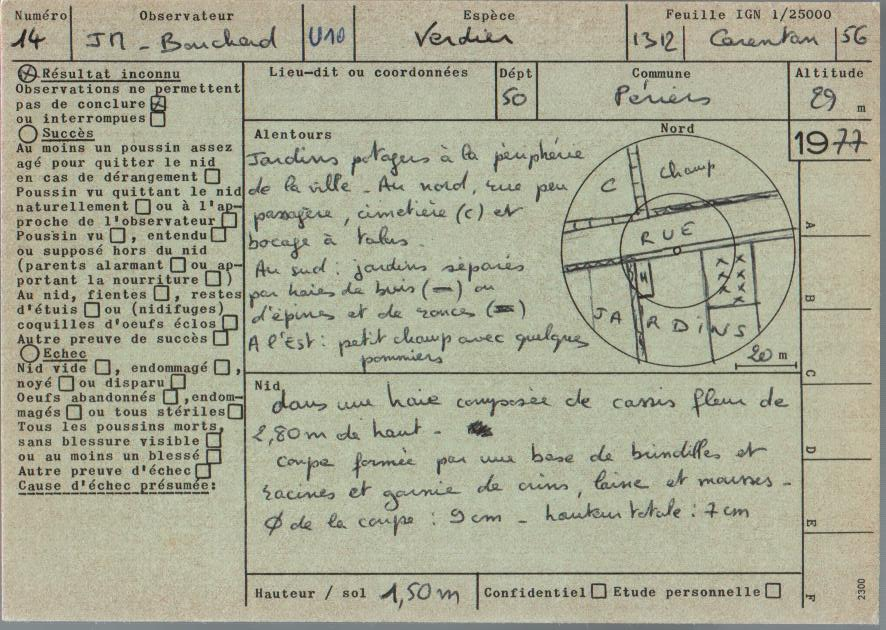
#> input picture test_scans/027-R.jpg, 886 x 630 px; its folder holds 2 pictures in this run
$ python test_screening_threading.py   (older library calls are emulated)
#> lines starting #> are read from the running program, lines starting #| are printed output that depends on the picture
### pipeline.py
"""
pipeline.py - Traitement d'images avec support CUDA
Basé sur sobol_test_pipeline.py (version stable qui fonctionne)

Moteur OCR: Tesseract (excellent pour le français, stable avec CUDA)
"""

import cv2
import numpy as np
import pytesseract
import shutil
import os
import sys

# ============================================================
# CONFIGURATION TESSERACT
# ============================================================

# Vérification auto du path Tesseract
if not shutil.which("tesseract"):
    # Tesseract n'est pas dans le PATH
    possible_paths = [
        r"C:\Program Files\Tesseract-OCR\tesseract.exe",
        r"C:\Program Files (x86)\Tesseract-OCR\tesseract.exe",
        r"/usr/bin/tesseract",
        r"/usr/local/bin/tesseract"
    ]

    found_tesseract = False
    for p in possible_paths:
        if os.path.exists(p):
            pytesseract.pytesseract.tesseract_cmd = p
            print(f"📝 Tesseract trouvé: {p}")
            found_tesseract = True
            break

    if not found_tesseract:
        print("⚠️ Tesseract non trouvé ! Assurez-vous qu'il est installé et dans le PATH.")

# ============================================================
# DÉTECTION CUDA
# ============================================================

USE_CUDA = False
try:
    USE_CUDA = cv2.cuda.getCudaEnabledDeviceCount() > 0
except AttributeError:
    USE_CUDA = False  # OpenCV sans support CUDA compilé

if USE_CUDA:
    cv2.cuda.setDevice(0)
    print(f"✅ GPU CUDA activé ({cv2.cuda.getCudaEnabledDeviceCount()} device(s))")
    print("📝 Moteur OCR: Tesseract + OpenCV CUDA")
else:
    print("⚠️  Mode CPU uniquement")
    print("📝 Moteur OCR: Tesseract")


# ============================================================
# UTILITAIRES GPU/CPU
# ============================================================

# [9 lines left out: function ensure_gpu, not called in this run]


def ensure_cpu(image):
    """Download image du GPU si nécessaire."""
    if USE_CUDA and isinstance(image, cv2.cuda_GpuMat):
        return image.download()
    return image


# ============================================================
# FONCTIONS DE TRAITEMENT (VERSION STABLE)
# ============================================================

def _to_gray_uint8(img):
    """Utilitaire interne : retourne une image 2D uint8."""
    cpu_img = ensure_cpu(img)
    if cpu_img is None:
        return None
    if cpu_img.ndim == 3:
        cpu_img = cv2.cvtColor(cpu_img, cv2.COLOR_BGR2GRAY)
    if cpu_img.dtype != np.uint8:
        cpu_img = cv2.normalize(cpu_img, None, 0, 255, cv2.NORM_MINMAX)
        cpu_img = cpu_img.astype(np.uint8)
    return cpu_img


# [215 lines left out: functions remove_lines_param, normalisation_division, adaptive_denoising, pipeline_complet, pipeline_complet_timed, get_sharpness and 1 more, not called in this run]


def get_tesseract_score(image):
    """Score OCR Tesseract (confiance moyenne).

    Returns:
        Score de confiance moyen (0-100)
    """
    try:
        cpu_img = _to_gray_uint8(image)
        if cpu_img is None:
            return 0.0

        # Pre-resize pour optimiser les grandes images
        if cpu_img.shape[1] > 2500:
            cpu_img = cv2.resize(cpu_img, None, fx=0.5, fy=0.5)

        data = pytesseract.image_to_data(
            cpu_img,
            config='--oem 1 --psm 6',
            output_type=pytesseract.Output.DICT
        )

        confs = []
        for c in data.get('conf', []):
            try:
                v = int(c)
                if v != -1:
                    confs.append(v)
            except (ValueError, TypeError):
                continue

        return sum(confs) / len(confs) if confs else 0.0
    except Exception as e:
        print(f"❌ Erreur Tesseract: {e}")
        return 0.0

# [208 lines left out: functions get_cnr_quality, evaluer_toutes_metriques, evaluer_toutes_metriques_batch, pipeline_blur_clahe, not called in this run]

### optimizer.py
"""
optimizer.py - Logique d'optimisation des paramètres
Gestion des algorithmes d'optimisation (Sobol, Optuna, SciPy)
Correction & durcissement (CUDA/CPU + multiprocessing)
"""

import multiprocessing
from itertools import repeat, zip_longest
import os
import time
import csv
from datetime import datetime
import pipeline


# ============================================================
# LOGGER DE TEMPS (pour analyse post-traitement)
# ============================================================

class TimeLogger:
    """Enregistre les temps de traitement dans un fichier CSV."""

    # [71 lines left out: functions __init__, log, flush, close, not called in this run]


# Instance globale du logger (sera initialisée par run_sobol_screening)
_time_logger = None


# ============================================================
# WORKERS MULTIPROCESSING (MODE CPU)
# ============================================================

# [203 lines left out: functions process_image_fast, evaluate_pipeline, not called in this run]


# ============================================================
# CALCUL DES SCORES BASELINE
# ============================================================

def calculate_baseline_scores(images, use_multiprocessing=True):
    """Calcule les scores OCR des images originales.

    Args:
        images: Liste d'images (numpy arrays)
        use_multiprocessing: Si True, utilise traitement parallèle (défaut: True)

    Returns:
        Liste des scores baseline
    """
    if use_multiprocessing and len(images) > 1:
        # Traitement parallèle (2-3x plus rapide)
        from concurrent.futures import ProcessPoolExecutor
        import multiprocessing as mp

        max_workers = min(mp.cpu_count(), len(images))
        print(f"🚀 Calcul baseline: {len(images)} images avec {max_workers} workers")

        with ProcessPoolExecutor(max_workers=max_workers) as executor:
            baseline_scores = list(executor.map(pipeline.get_tesseract_score, images))

        return baseline_scores
    else:
        # Traitement séquentiel (fallback)
        baseline_scores = []
        for img in images:
            try:
                score = pipeline.get_tesseract_score(img)
            except Exception:
                score = 0.0
            baseline_scores.append(score)
        return baseline_scores


# ============================================================
# UTILITAIRES PARAMÈTRES
# ============================================================

# [282 lines left out: functions build_params, params_to_tuple, run_sobol_screening, not called in this run]

### test_screening_threading.py
#!/usr/bin/env python3
"""
Test du screening blur_clahe avec threading
Mini-screening de 32 points pour valider la modification
"""
import cv2
import glob
import time
import platform
import multiprocessing

# Configuration
if platform.system() != 'Windows':
    try:
        multiprocessing.set_start_method('spawn', force=True)
    except RuntimeError:
        pass

import optimizer

def test_mini_screening():
    """Test avec 32 points (2^5)."""
    print("\n" + "="*60)
    print("TEST: Mini-screening blur_clahe avec threading")
    print("="*60)

    # Charger images
    image_files = glob.glob("test_scans/*.jpg")[:8]
    images = [cv2.imread(f, cv2.IMREAD_GRAYSCALE) for f in image_files]
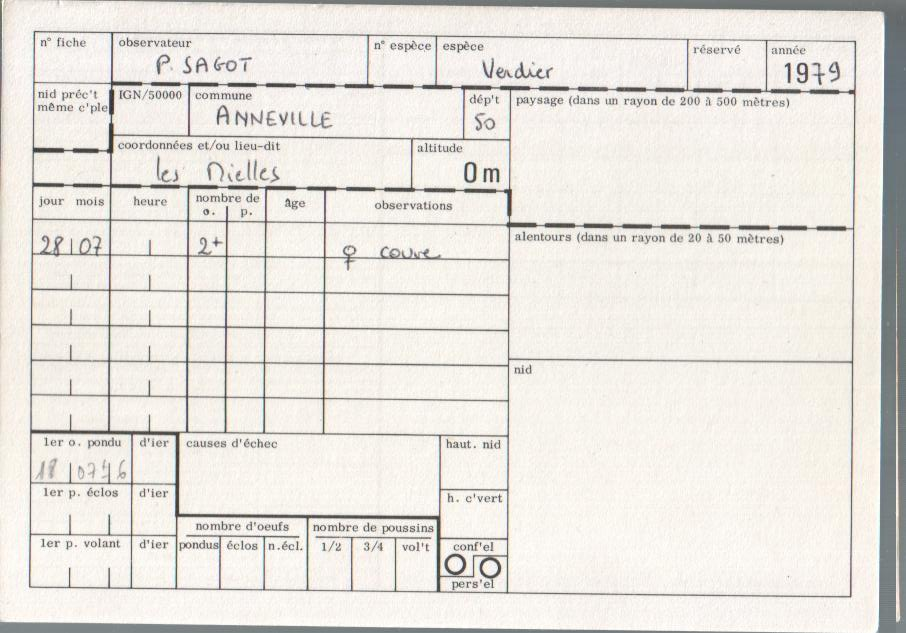
#> input picture test_scans/030-R.jpg, 906 x 633 px
#> images = 2 items
    images = [img for img in images if img is not None]

    print(f"✅ {len(images)} images chargées")
#| ✅ 2 images chargées

    # Baseline
    print("\n⏳ Calcul baseline...")
    t0 = time.time()
    baseline_scores = optimizer.calculate_baseline_scores(images)
#> in calculate_baseline_scores, `max_workers = min(mp.cpu_count(), len(images))`: max_workers = 2
#| 🚀 Calcul baseline: 2 images avec 2 workers
#> in _to_gray_uint8, `cpu_img = ensure_cpu(img)`:
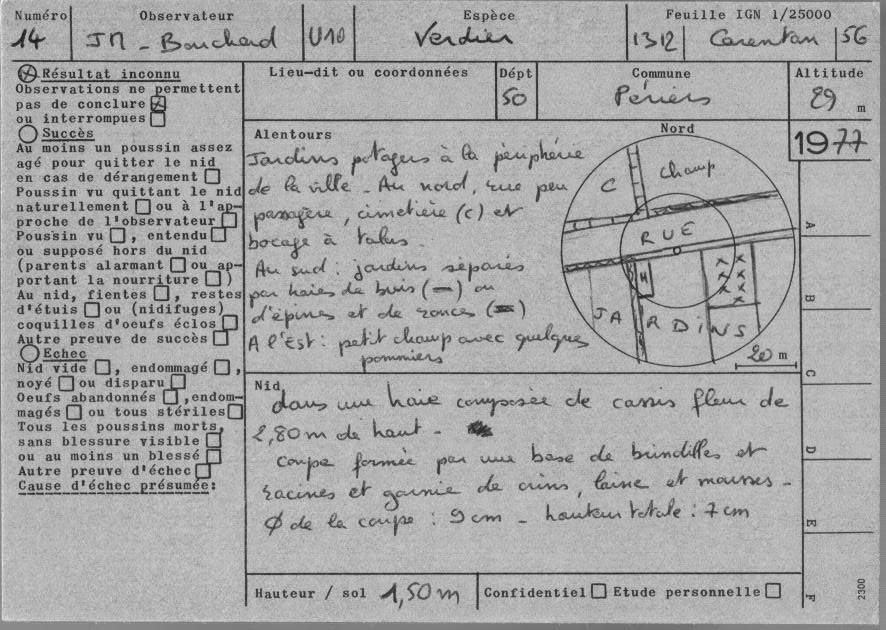
#> cpu_img: shape (630, 886); min 14, max 243, mean 166.6
    t_baseline = time.time() - t0
    print(f"✅ Baseline calculés en {t_baseline:.1f}s")
    print(f"   Moyenne baseline: {sum(baseline_scores)/len(baseline_scores):.2f}%")

    # Paramètres pour screening
    param_ranges = {
        'inp_line_h': (30, 60),      # Range réduit pour test rapide
        'inp_line_v': (30, 60),
        'denoise_h': (8.0, 15.0),
        'bg_dilate': (5, 11),
        'bg_blur': (15, 31),
        'clahe_clip': (1.5, 3.0),
        'clahe_tile': (6, 10)
    }

    fixed_params = {}  # Aucun param fixe pour ce test

    n_points = 32  # 2^5

    print(f"\n🚀 Lancement screening Sobol: {n_points} points")
    print(f"   Mode: blur_clahe avec threading")
    print(f"   Paramètres actifs: {list(param_ranges.keys())}")

    # Compteur pour callback
    points_evaluated = [0]
    times = []

    def callback(point_idx, scores_dict, params_dict):
        """Callback après chaque point."""
        points_evaluated[0] = point_idx + 1

        # Afficher tous les 8 points
        if (point_idx + 1) % 8 == 0 or point_idx == 0:
            print(f"  Point {point_idx+1:2d}/{n_points}: "
                  f"Delta={scores_dict['tesseract_delta']:+.2f}% | "
                  f"CNR={scores_dict['cnr']:.2f}")

    # Lancer le screening
    t0 = time.time()

    try:
        best_params, csv_file = optimizer.run_sobol_screening(
            images=images,
            baseline_scores=baseline_scores,
            n_points=n_points,
            param_ranges=param_ranges,
            fixed_params=fixed_params,
            callback=callback,
            cancellation_event=None,
            verbose_timing=False,
            enable_time_logging=False,  # Désactiver le time logger pour test
            pipeline_mode='blur_clahe'
        )

        t_total = time.time() - t0

        print(f"\n✅ Screening terminé en {t_total:.1f}s")
        print(f"   Temps par point: {t_total/n_points:.2f}s")
        print(f"   Points évalués: {points_evaluated[0]}/{n_points}")

        if best_params:
            print(f"\n🏆 MEILLEURS PARAMÈTRES:")
            for k, v in best_params.items():
                if isinstance(v, float):
                    print(f"   {k}: {v:.2f}")
                else:
                    print(f"   {k}: {v}")

            print(f"\n📁 Résultats: {csv_file}")

        # Projection pour 4096 points
        time_per_point = t_total / n_points
        time_4096 = time_per_point * 4096

        print(f"\n⏱️  PROJECTION POUR 4096 POINTS:")
        print(f"   Temps par point: {time_per_point:.2f}s")
        print(f"   Temps total 4096: {time_4096/60:.0f} min ({time_4096/3600:.1f}h)")

        # Comparaison avec séquentiel
        time_seq_estimate = 6.5  # D'après test précédent
        speedup = time_seq_estimate / time_per_point

        print(f"\n📊 COMPARAISON:")
        print(f"   Séquentiel estimé: {time_seq_estimate:.2f}s/point")
        print(f"   Threading actuel:  {time_per_point:.2f}s/point")
        print(f"   Speedup: {speedup:.1f}x")

        if speedup > 2.5:
            print(f"\n🚀 Excellent! Le threading fonctionne parfaitement!")
        elif speedup > 1.5:
            print(f"\n✅ Bon gain de performance.")
        else:
            print(f"\n⚠️  Gain plus faible que prévu.")

        return True

    except Exception as e:
        print(f"\n❌ Erreur: {e}")
        import traceback
        traceback.print_exc()
        return False


if __name__ == "__main__":
    print("\n🧪 TEST MINI-SCREENING AVEC THREADING")
    print("="*60)
    print("Test de 32 points pour valider l'intégration du threading")
    print("="*60)

#> (the run stopped early here; a loop or call above may not have finished)
